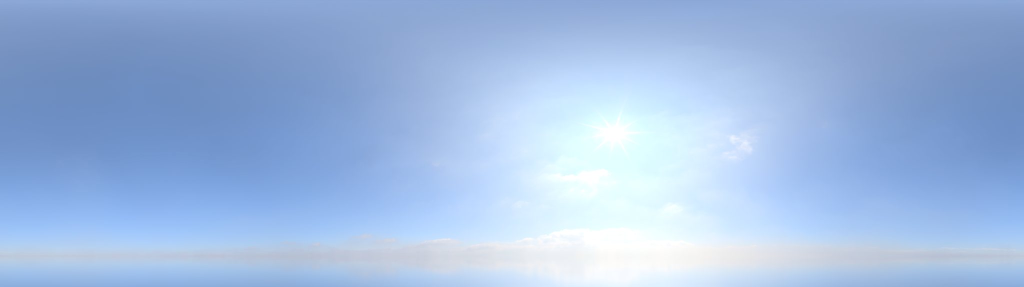
#> input picture assets/skies/clear.jpg, 2048 x 573 px (shown at 1/2 size)
$ python skyconv.py ../assets/skies/clear.jpg
#> lines starting #> are read from the running program, lines starting #| are printed output that depends on the picture
# HDR equirect -> LDR sky JPG (upper hemisphere + a little below the horizon), plus the
# sun direction, sun colour and average sky colour, so lighting matches the photo.
import cv2, numpy as np, json, sys
out = {}
EXP, WHITE = 0.75, 6.0
for f in sys.argv[1:]:
    im = cv2.imread(f, cv2.IMREAD_UNCHANGED)[:, :, ::-1].astype(np.float32)   # RGB linear
    H, W = im.shape[:2]
#> H = 573; W = 2048
    lum = im @ np.array([0.2126, 0.7152, 0.0722], np.float32)
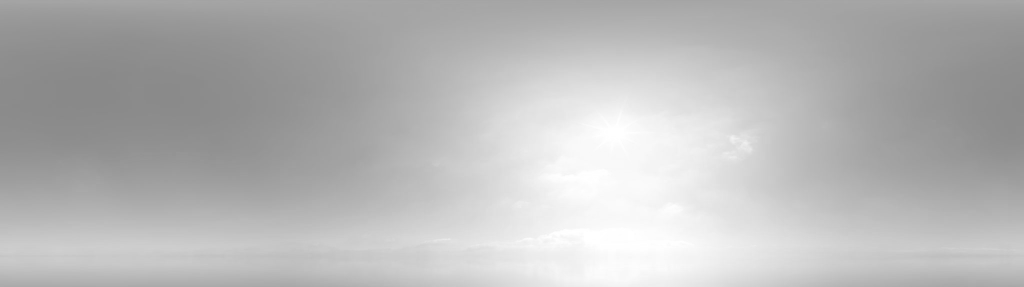
#> lum: shape (573, 2048) float32 (shown at 1/2 size); min 137.2, max 255, mean 184.1
    # sun: centroid of the brightest pixels
    thr = np.percentile(lum, 99.97)
#> thr = 255
    ys, xs = np.nonzero(lum >= thr)
#> ys = 2411 values from 247 to 494; xs = 2411 values, max 1363 at index 2085, min 1100 at index 1709, mean 1210.5
    wts = lum[ys, xs]
#> wts = 2411 values from 255 to 255
    u = (xs * wts).sum() / wts.sum() / W; v = (ys * wts).sum() / wts.sum() / H
#> after `u = (xs * wts).sum() / wts.sum() / W`: u = 0.591
#> after `v = (ys * wts).sum() / wts.sum() / H`: v = 0.687
    phi = (u - 0.5) * 2 * np.pi; el = (0.5 - v) * np.pi
#> after `phi = (u - 0.5) * 2 * np.pi`: phi = 0.572
#> after `el = (0.5 - v) * np.pi`: el = -0.588
    # three.js equirect convention: dir = (-cos(el) * cos(phi)? ) -> we store az/el and resolve in the shader convention below
    sunRGB = im[ys, xs].mean(0); sunRGB = sunRGB / sunRGB.max()
#> after `sunRGB = im[ys, xs].mean(0)`: sunRGB = [255, 255, 255]
#> after `sunRGB = sunRGB / sunRGB.max()`: sunRGB = [1, 1, 1]
    # sky: exposure so the zenith-ish median maps to ~0.55 after tonemap, sun clipped
    top = im[: H // 2]
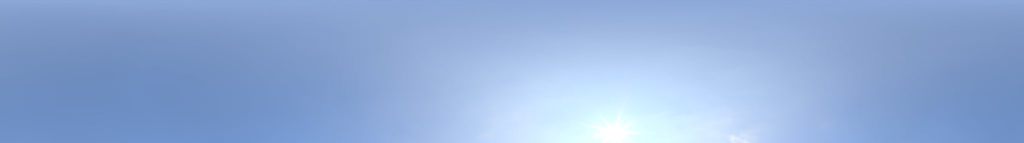
#> top: shape (286, 2048, 3) float32 (shown at 1/2 size); mean R, G, B 144.4, 172.2, 215.5
    skyAvg = np.median(top.reshape(-1, 3), 0)
#> skyAvg = [138, 165, 212]
    exp = EXP / max(1e-4, float(np.median(lum[: H // 2])))
#> exp = 0.00461
    L = im * exp
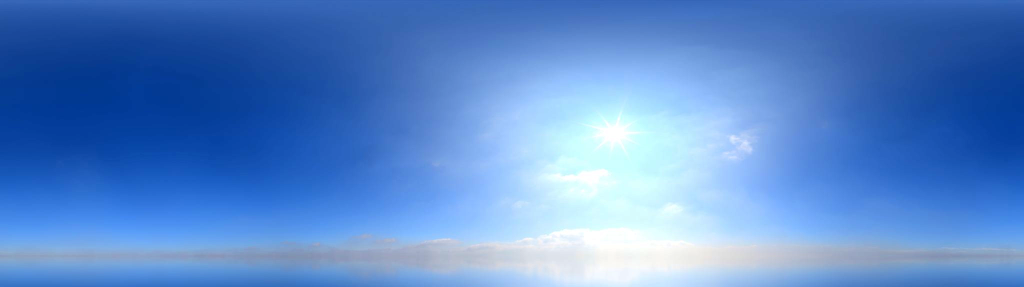
#> L: shape (573, 2048, 3) float32 (shown at 1/2 size); mean R, G, B 0.738, 0.863, 1.04; drawn with min black and max white
    Ll = L @ np.array([0.2126, 0.7152, 0.0722], np.float32)
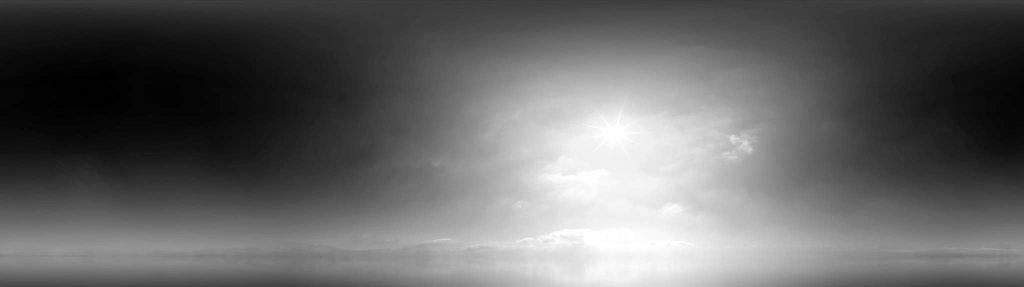
#> Ll: shape (573, 2048) float32 (shown at 1/2 size); min 0.633, max 1.18, mean 0.849; drawn with min black and max white
    Lt = Ll * (1 + Ll / (WHITE * WHITE)) / (1 + Ll)       # extended Reinhard on luminance keeps hue
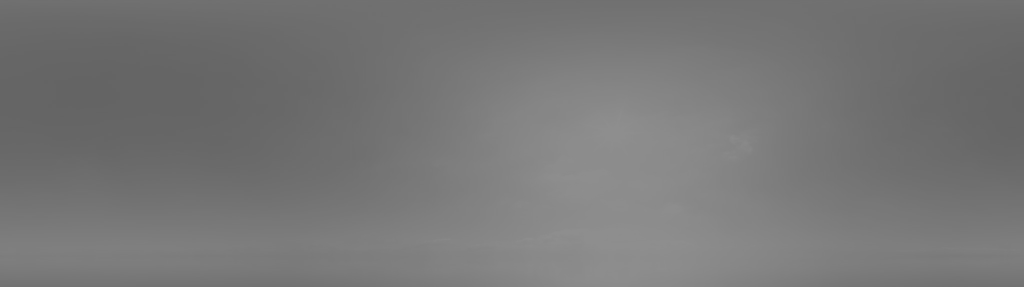
#> Lt: shape (573, 2048) float32 (shown at 1/2 size); min 0.394, max 0.558, mean 0.467
    ldr = L * (Lt / np.maximum(Ll, 1e-6))[..., None]
    ldr = np.clip(ldr, 0, 1) ** (1 / 2.2)
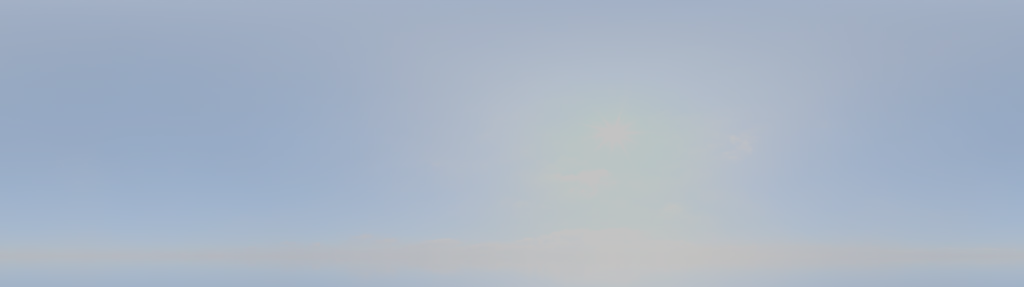
#> ldr: shape (573, 2048, 3) float32 (shown at 1/2 size); mean R, G, B 0.66, 0.712, 0.78
    rows = int(H * 0.56)                               # +90 .. about -10 degrees
#> rows = 320
    crop = (ldr[:rows] * 255 + 0.5).astype(np.uint8)
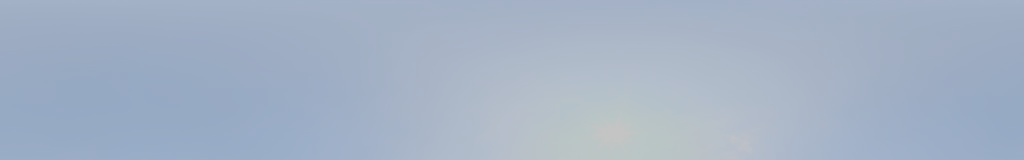
#> crop: shape (320, 2048, 3) (shown at 1/2 size); mean R, G, B 163.9, 178.1, 197.6
    crop = cv2.resize(crop, (2048, int(2048 * rows / W)), interpolation=cv2.INTER_AREA)
    name = f.replace('.hdr', '')
    cv2.imwrite(name + '.jpg', crop[:, :, ::-1], [cv2.IMWRITE_JPEG_QUALITY, 84])
    hor = ldr[int(H * 0.47): int(H * 0.5)].reshape(-1, 3).mean(0)
#> hor = [0.65, 0.707, 0.78]
    zen = ldr[: int(H * 0.08)].reshape(-1, 3).mean(0)
#> zen = [0.638, 0.692, 0.774]
    out[name] = dict(u=float(u), v=float(v), az=float(np.degrees(phi)), el=float(np.degrees(el)), sun=[float(x) for x in sunRGB],
                     horizon=[float(x) for x in hor], zenith=[float(x) for x in zen], rows=rows / H)
    print(name, 'sun az %.1f el %.1f' % (np.degrees(phi), np.degrees(el)), 'sunRGB', np.round(sunRGB, 2), 'hor', np.round(hor, 2), 'zen', np.round(zen, 2))
#| ../assets/skies/clear.jpg sun az 32.8 el -33.7 sunRGB [1. 1. 1.] hor [0.65 0.71 0.78] zen [0.64 0.69 0.77]
json.dump(out, open('skies.json', 'w'), indent=1)

$ run again, on assets/skies/golden.jpg
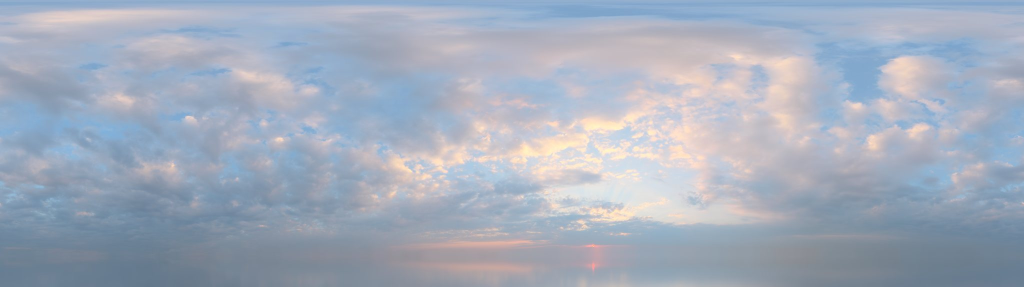
#> input picture assets/skies/golden.jpg, 2048 x 573 px (shown at 1/2 size)
#> thr = 241.1
#> ys = 354 values from 252 to 357; xs = 354 values, max 1299 at index 96, min 1049 at index 284, mean 1199.7
#> wts = 354 values, max 245.7 at index 125, min 241.1 at index 64, mean 242.2
#> u = 0.586
#> v = 0.515
#> phi = 0.539
#> el = -0.0472
#> sunRGB = [254.7, 242.3, 204.7]
#> sunRGB = [1, 0.951, 0.804]
#> `top = im[: H // 2]`:
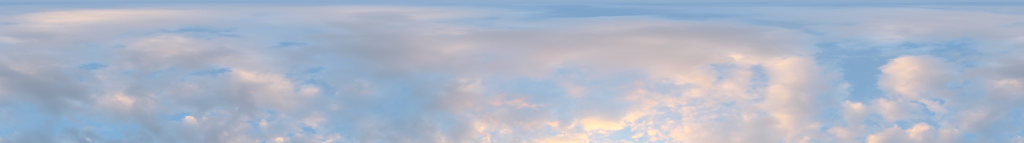
#> top: shape (286, 2048, 3) float32 (shown at 1/2 size); mean R, G, B 172.3, 181.9, 199.8
#> skyAvg = [169, 180, 201]
#> exp = 0.00419
#> `crop = (ldr[:rows] * 255 + 0.5).astype(np.uint8)`:
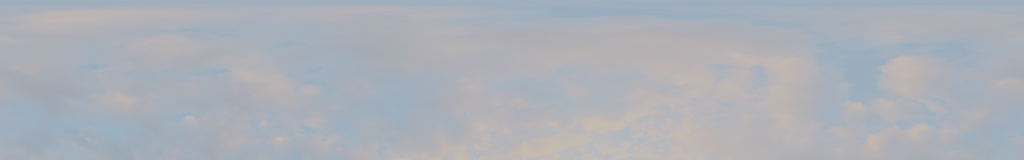
#> crop: shape (320, 2048, 3) (shown at 1/2 size); mean R, G, B 171.6, 176.1, 183.6
#> hor = [0.682, 0.694, 0.718]
#> zen = [0.654, 0.688, 0.731]
#| ../assets/skies/golden.jpg sun az 30.9 el -2.7 sunRGB [1.   0.95 0.8 ] hor [0.68 0.69 0.72] zen [0.65 0.69 0.73]
